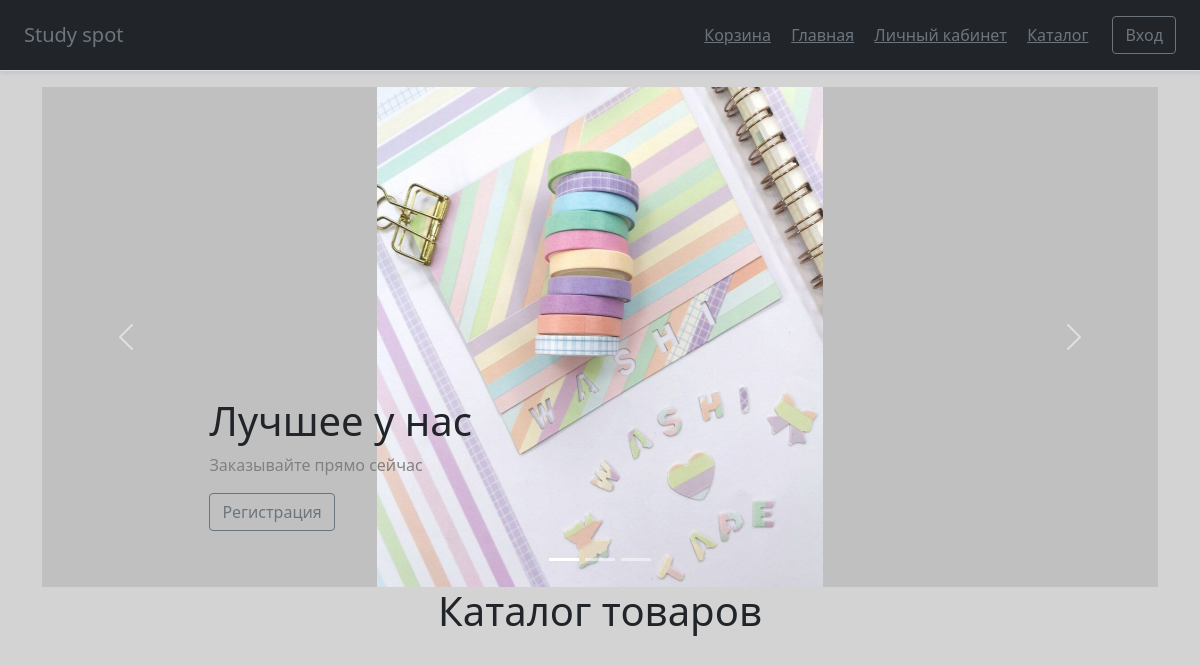
The page /catalog on the database as committed earlier.
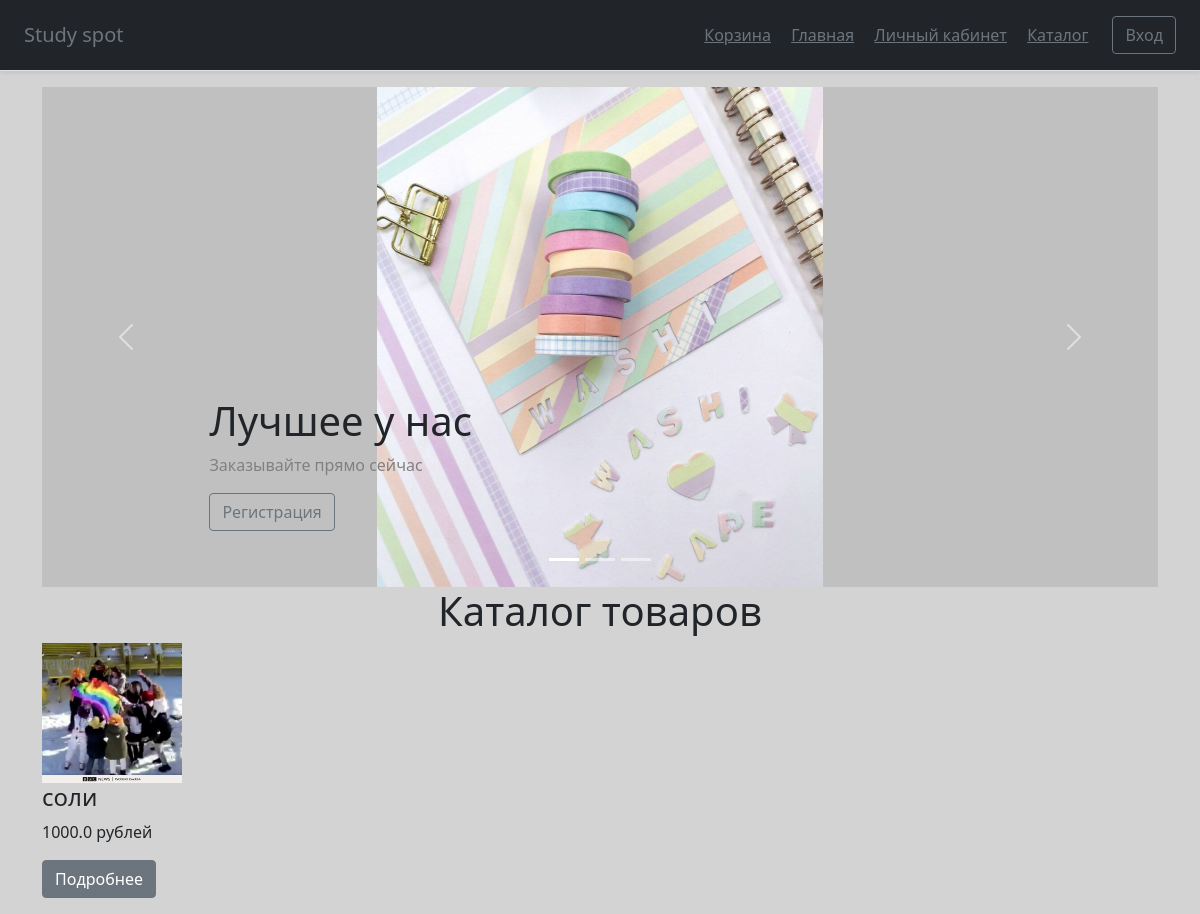
The same page on the database as committed later.
### main.py (models this page shows)
class Items(db.Model):  # таблица со всеми товарами
    id = db.Column(db.Integer, primary_key=True, autoincrement=True)
    name = db.Column(db.String(100), nullable=True)   # название товара
    description = db.Column(db.Text, nullable=True)  # описание
    photo_url = db.Column(db.Text, nullable=True)  # ссылка на фотографию
    count = db.Column(db.Integer, nullable=True)  # количество товара на складе
    price = db.Column(db.Float, nullable=True)   # стоимость 1 единицы товара

### main.py (the view)
    @app.route('/catalog')  # страница каталога товаров
    def catalog():
        items = Items.query.all()  # получаем информацию о всех товарах из бд
        return render_template('catalog.html', title='Каталог', css_file='catalog.css', class_main='container',
                               items=items)

### templates/catalog.html (shortened to what this page needs)
{% extends "base.html" %}
{% block content %}
<div id="myCarousel" class="carousel slide" data-bs-ride="carousel">
    <div class="carousel-indicators">
      <button type="button" data-bs-target="#myCarousel" data-bs-slide-to="0" class="active" aria-current="true" aria-label="Slide 1"></button>
      <button type="button" data-bs-target="#myCarousel" data-bs-slide-to="1" aria-label="Slide 2"></button>
      <button type="button" data-bs-target="#myCarousel" data-bs-slide-to="2" aria-label="Slide 3"></button>
    </div>
     <div class="carousel-inner">
      <div class="carousel-item active" style="background-color:Silver;">
        <img class="bd-placeholder-img mx-auto d-block"  src="/static/img/tapescar.jpg" width="40%" height="100%">
        <div class="container">
          <div class="carousel-caption text-start">
            <h1 class="text-dark" style="text-align: left;">Лучшее у нас</h1>
            <p style="color:Gray;">Заказывайте прямо сейчас</p>
            <p><a class="btn btn-outline-secondary" href="/registration">Регистрация</a></p>
          </div>
        </div>
      </div>
    </div>
    <button class="carousel-control-prev" type="button" data-bs-target="#myCarousel" data-bs-slide="prev">
      <span class="carousel-control-prev-icon" aria-hidden="true"></span>
    </button>
    <button class="carousel-control-next" type="button" data-bs-target="#myCarousel" data-bs-slide="next">
      <span class="carousel-control-next-icon" aria-hidden="true"></span>
    </button>
  </div>
<h1>Каталог товаров</h1>
<div class="row">
{% for item in items %}
  <div class="col-lg-4">
    <img class="bd-placeholder-img-c" src="{{ item.photo_url }}" width="140" height="140" aria-label="Placeholder: 140x140">
    <h4>{{ item.name }}</h4>
    <p>{{ item.price }} рублей</p>
    <p><a class="btn btn-secondary" href="item/{{ item.id }}">Подробнее</a></p>
  </div>
{% endfor %}
</div>
{% endblock %}

Rows that differ between the two databases and show on the page:
added Items: photo_url (picture), name "соли", price "1000.0"
